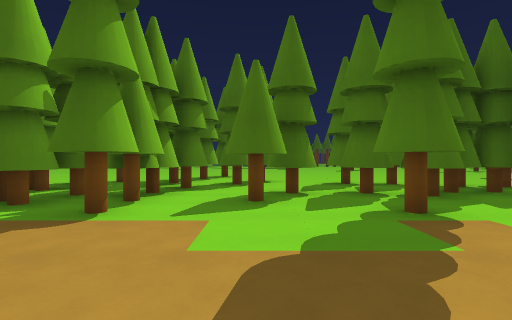
[1] (above)

17 first-person views from a walk through a 3-D level made in the Godot game engine. The camera is 1.3 m above the floor, looks level and sees 85° across. The floor is counted in squares, 2 m on a side. Each view is taken from the middle of a square. On the plan, view 1 faces up. The plan holds only what a view shows up to about 9 squares ahead; the rest is blank. The place goes on beyond the plan.

[2]
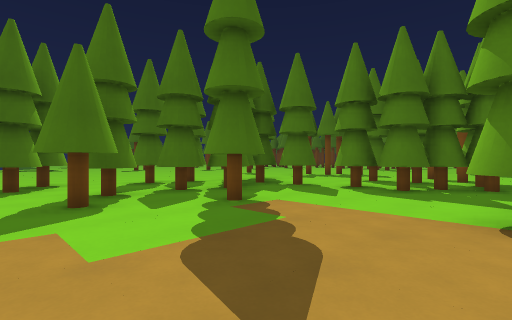

[3]
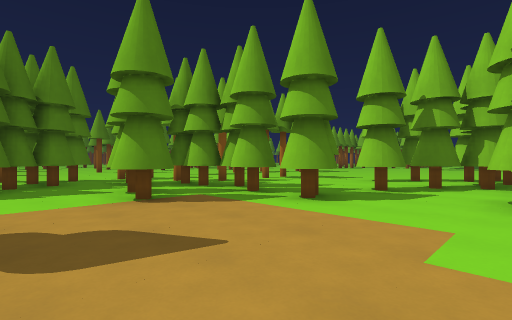

[4]
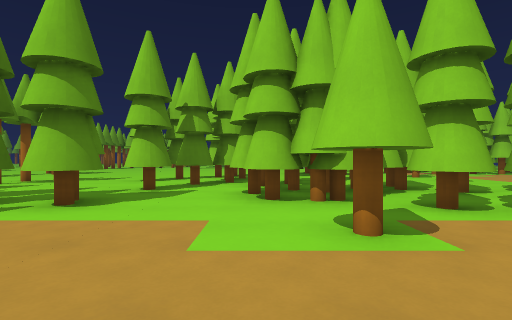

[5]
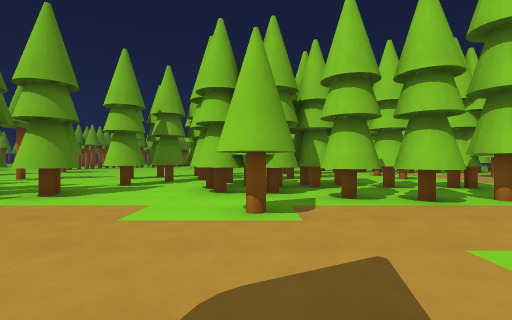

[6]
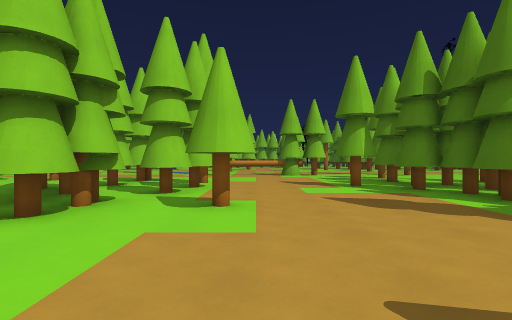

[7]
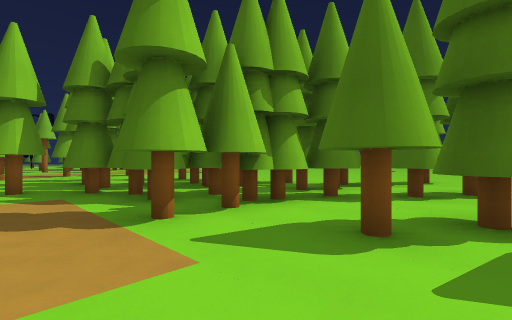

[8]
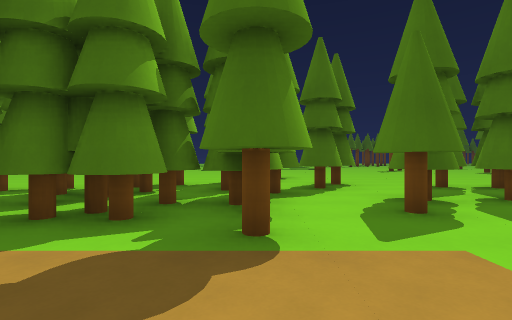

[9]
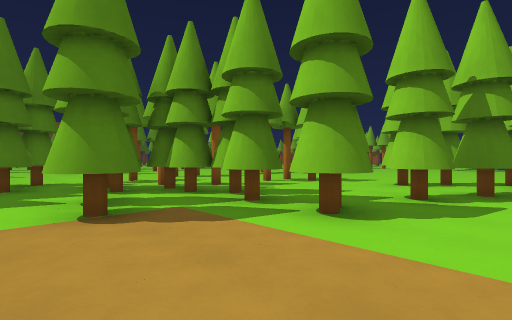

[10]
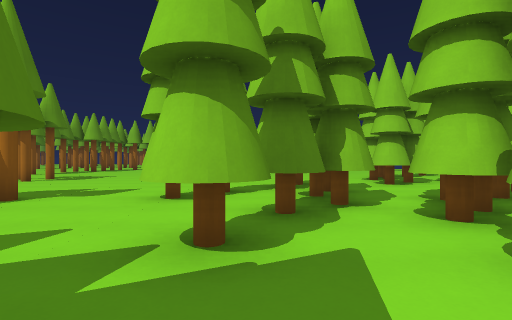

[11]
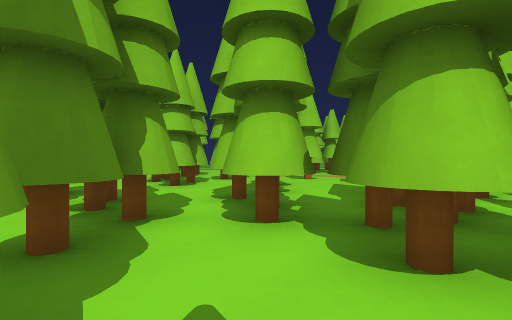

[12]
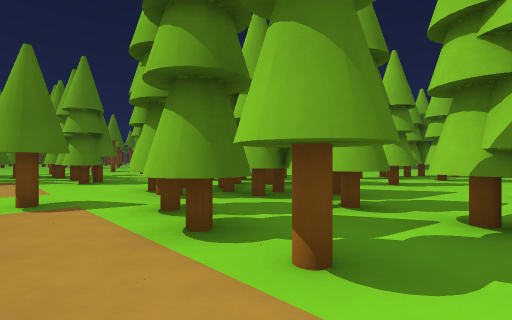

[13]
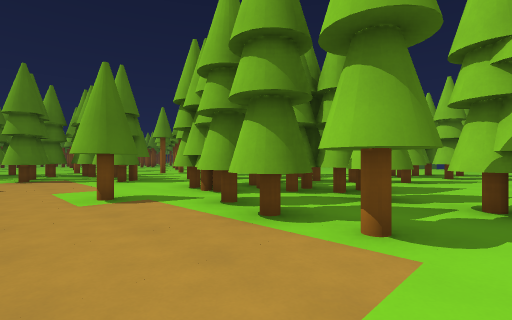

[14]
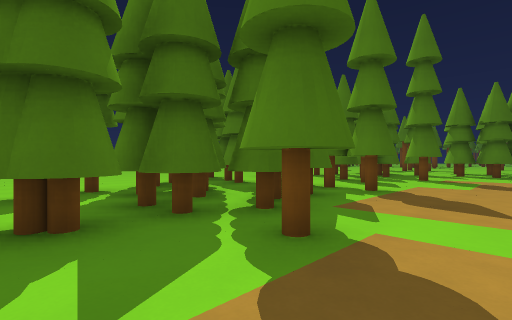

[15]
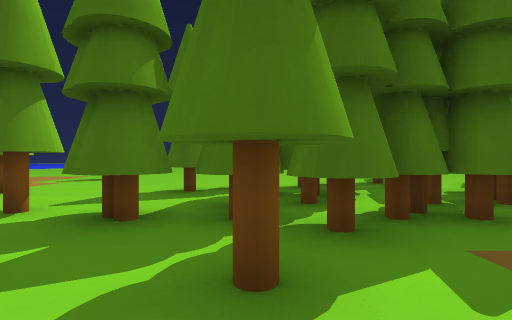

[16]
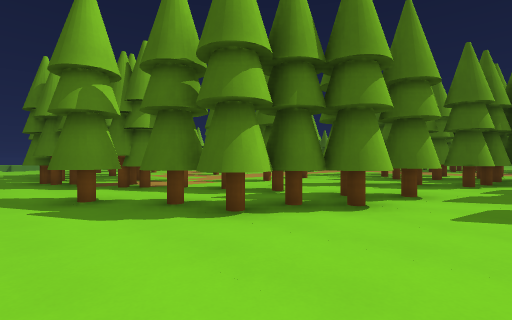

[17]
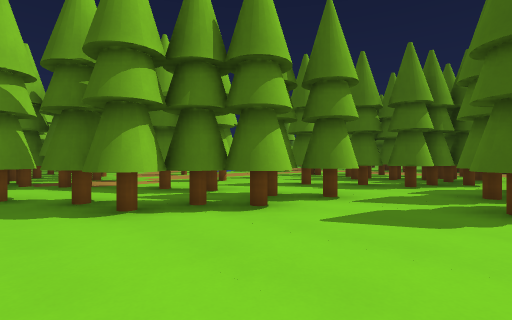

### Floor plan
Key: @ floor where view 1 was taken; # wall or solid block; x gap in a wall; . floor; T tree.
Columns run from 8 left of view 1 to 11 right of it. Each row starts with its distance up from view 1.
  9 .... TT.T......
  8 .. TTTTTT.TTT..
  7 TTT TTTT...TTTT
  6 ..TT TT..TTTTT.
  5 .TTT#T#.#TTTTT..
  4 TTTTTT#...x..T.TT
  3 ..#T.........TTTT
  2 .............TTTT.
  1 ..............TTT#..
  0 ........@.TTT..TT...
 -1 .#T..x......TTT....
 -2 .#TTT#T..TTTTT...
 -3 #TTTTTT..x.T..#..
 -4 #TTTTTT.TT...#..
 -5 .. TTTT.T......
 -6 #....TTTT.....
 -7 #..TTT TTTT.##
 -8 #.TT..TTTT....
 -9 #...T..T.......
-10 ..TTTT.T.. .....
-11 #TTTT....   ....
-12 T..TT...
-13 ..TT....
-14 .T......
-15 .......

Where each view was taken, in squares from view 1:
view 1: 0 up, 0 right, facing up
view 2: 0 up, 1 left, facing up-right
view 3: 2 up, 2 left, facing down-right
view 4: 2 up, 2 left, facing down
view 5: 3 up, 3 left, facing down
view 6: 0 up, 1 right, facing left
view 7: 2 up, 1 right, facing up-left
view 8: 1 up, 2 left, facing up
view 9: 1 up, 1 left, facing down-right
view 10: 2 down, 0 right, facing down
view 11: 3 down, 0 right, facing down-left
view 12: 0 up, 8 left, facing down-right
view 13: 1 up, 8 left, facing down-right
view 14: 1 up, 8 left, facing up-right
view 15: 1 up, 6 left, facing up
view 16: 15 down, 2 left, facing up-left
view 17: 14 down, 1 left, facing up-left
